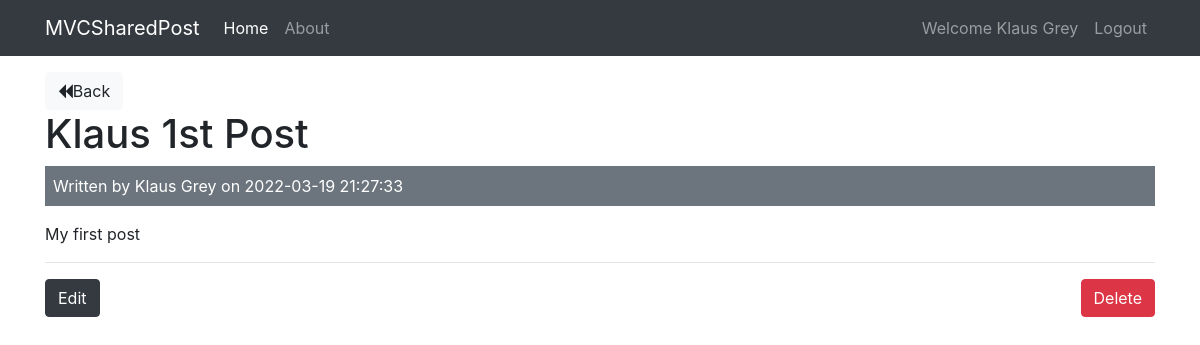
Page /posts/show/1 (signed in) on the committed database.
### tables this page shows
CREATE TABLE `posts` (
  `id` int(11) NOT NULL,
  `user_id` int(11) NOT NULL,
  `title` varchar(255) NOT NULL,
  `body` text NOT NULL,
  `created_at` datetime NOT NULL DEFAULT current_timestamp()
);

CREATE TABLE `users` (
  `id` int(11) NOT NULL,
  `name` varchar(255) NOT NULL,
  `email` varchar(255) NOT NULL,
  `password` varchar(255) NOT NULL,
  `created_at` datetime NOT NULL DEFAULT current_timestamp()
);

### app/controllers/Posts.php (called while the page is built, shortened)
<?php
class Posts extends Controller
{
    private $postModel;
    private $userModel;
    public function __construct()
    {
        $this->postModel = $this->model('Post');
        $this->userModel = $this->model('User');
    }
    public function show($post_id)
    {
        $post = $this->postModel->getPostById($post_id);
        $user = $this->userModel->getUserById($post->user_id);
        $data = [
            'post' => $post,
            'user' => $user
        ];
        $this->loadView('posts/show', $data);
    }
}

### app/libraries/core.php (called while the page is built, shortened)
<?php
class Core
{
    protected $currentMethod = "index";
    public function __construct()
    {
        $url = $this->getURL();
        if (isset($url[0])) {
            if (file_exists('../app/controllers/' . ucwords($url[0]) . '.php')) {
                unset($url[0]);
            }
        }
        $this->currentController = new $this->currentController;
        if (isset($url[1])) {
            if (method_exists($this->currentController, $url[1])) {
                $this->currentMethod = $url[1];
                unset($url[1]);
            }
        }
        $this->params = $url ? array_values($url) : [];
        call_user_func_array([$this->currentController, $this->currentMethod], $this->params);
    }
    public function getURL()
    {
        if (isset($_GET['url'])) {
            $url = trim($_GET['url'], '/');
            $url = filter_var($url, FILTER_SANITIZE_URL);
            $url = explode('/', $url);
            return $url;
        }
    }
}

### public/index.php (called while the page is built, shortened)
<?php
$obj_core = new Core();

### app/libraries/database.php (called while the page is built, shortened)
<?php
class Database
{
    private $host = DB_HOST;
    private $user = DB_USER;
    private $pass = DB_PASSWORD;
    private $dbname = DB_NAME;
    private $dbh;
    private $stmnt;
    public function __construct()
    {
        $dsn = "mysql:host={$this->host};dbname={$this->dbname}";
        $option = array(
            PDO::ATTR_PERSISTENT => true,
            PDO::ATTR_ERRMODE => PDO::ERRMODE_EXCEPTION
        );
        try {
            $this->dbh = new PDO($dsn, $this->user, $this->pass, $option);
        } catch (PDOException $e) {
            $this->error = $e->getMessage();
            echo $this->error;
        }
    }
    public function query($sql)
    {
        $this->stmnt = $this->dbh->prepare($sql);
    }
    public function bind($param, $value, $type = null)
    {
        if (is_null($type)) {
            switch (true) {
                default:
                    $type = PDO::PARAM_STR;
                    break;
            }
        }
        $this->stmnt->bindValue($param, $value, $type);
    }
    public function execute()
    {
        return $this->stmnt->execute();
    }
    public function singleRow()
    {
        $this->execute();
        return $this->stmnt->fetch(PDO::FETCH_OBJ);
    }
}

### app/models/Post.php (called while the page is built, shortened)
<?php
class Post
{
    private $db;
    public function __construct()
    {
        $this->db = new Database();
    }
    public function getPostById($post_id)
    {
        $this->db->query("SELECT * FROM posts WHERE id = :id");
        $this->db->bind(':id', $post_id);
        $row = $this->db->singleRow();
        return $row;
    }
}

### app/models/User.php (called while the page is built, shortened)
<?php
class User
{
    private $db;
    public function __construct()
    {
        $this->db = new Database;
    }
    public function getUserById($user_id)
    {
        $this->db->query("SELECT * FROM users WHERE id= :user_id");
        $this->db->bind(':user_id', $user_id);
        $row = $this->db->singleRow();
        return $row;
    }
}

### app/views/posts/show.php (the view)
<?php require APPROOT . '/views/includes/header.php'; ?>
<a href="<?php echo URLROOT; ?>/posts" class="btn btn-light"><i class="fa fa-backward"></i>Back</a>
<br>
<h1><?php echo $data['post']->title ?></h1>
<div class="bg-secondary text-white p-2 mb-3">
    Written by <?php echo $data['user']->name; ?> on <?php echo $data['post']->created_at; ?>
</div>
<p><?php echo $data['post']->body; ?></p>
<?php if ($data['post']->user_id == $_SESSION['user_id']) : ?>
<hr>
<a href="<?php echo URLROOT; ?>/posts/edit/<?php echo $data['post']->id; ?>" class="btn btn-dark">Edit</a>
<form class="pull-right" action="<?php echo URLROOT;?>/posts/delete/<?php echo $data['post']->id; ?>" method="post">
    <input type="submit" value="Delete" class="btn btn-danger">
</form>
<?php endif; ?>
<?php require APPROOT . '/views/includes/footer.php'; ?>

### rows in the picture
posts: title "Klaus 1st Post", created_at "2022-03-19 21:27:33", body "My first post"
users: name "Klaus Grey"

### other values in the picture
SITENAME "MVCSharedPost"
$_SESSION['user_name'] "Klaus Grey"
